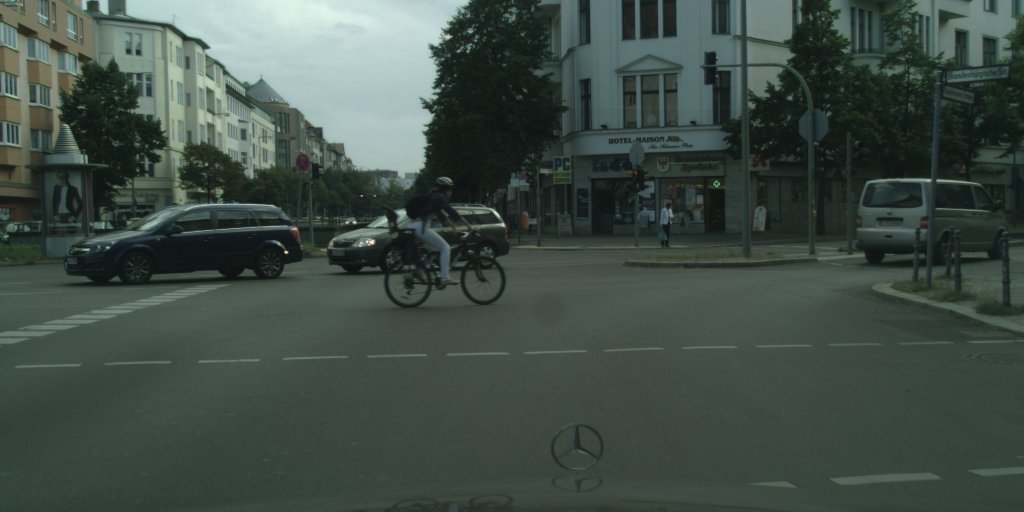
#> input picture Part 1/tfl_images_for_part_1/berlin_000003_000019_leftImg8bit.png, 2048 x 1024 px (shown at 1/2 size); its folder holds only this picture in this run
$ python part_1_find_lights.py --image '../Part 1/tfl_images_for_part_1/berlin_000003_000019_leftImg8bit.png' --dir '../Part 1/tfl_images_for_part_1'
#> lines starting #> are read from the running program, lines starting #| are printed output that depends on the picture
#> in test_find_tfl_lights, image is the input picture: shape (1024, 2048, 3); mean R, G, B 64.3, 77.4, 70.6
try:
    import os
    import json
    import glob
    import argparse

    import numpy as np
    from scipy import signal as sg
    import scipy.ndimage as ndimage
    from scipy.ndimage.filters import maximum_filter

    from PIL import Image

    import matplotlib.pyplot as plt
except ImportError:
    print("Need to fix the installation")
    raise


def find_tfl_lights(c_image: np.ndarray, **kwargs):
    """
    Detect candidates for TFL lights. Use c_image, kwargs and you imagination to implement
    :param c_image: The image itself as np.uint8, shape of (H, W, 3)
    :param kwargs: Whatever config you want to pass in here
    :return: 4-tuple of x_red, y_red, x_green, y_green
    """
    import skimage.transform as st

    from skimage.feature import peak_local_max
    #c_image = st.resize(c_image, (int(c_image.shape[0]*1), int(c_image.shape[1]*1)))

    green = c_image[:,:,1]
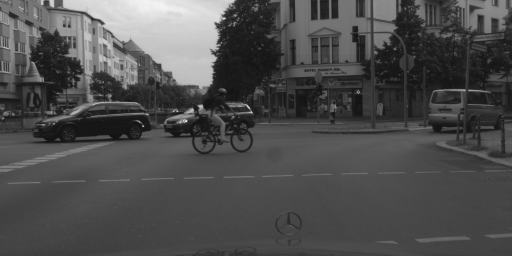
#> green: shape (1024, 2048) (shown at 1/4 size); min 18, max 255, mean 77.4
    red = c_image[:,:,0]
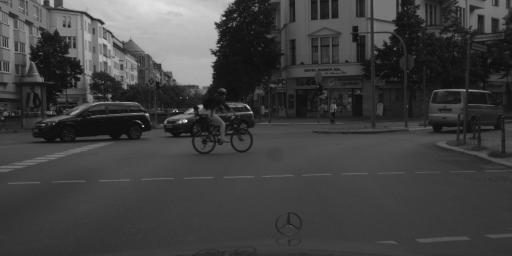
#> red: shape (1024, 2048) (shown at 1/4 size); min 0, max 255, mean 64.3

    filter_for_green = np.array([[-2, -2, -2, -2, -2],
                                [-2, -2, -2, -2, -2],
                                [-2, -1, -0.5, -1, -2],
                                [-1, 3, 5, 3, -1],
                                [-0.5, 5, 6, 5, -0.5],
                                [-1, 3, 5, 3, -1],
                                [-2, -1, -0.5, -1, -2]])

    filter_for_red = np.array([[-2, -1, -0.5, -1, -2],
                               [-1, 3, 5, 3, -1],
                               [-0.5, 5, 6, 5, -0.5],
                               [-1, 3, 5, 3, -1],
                               [-2, -1, -0.5, -1, -2],
                               [-2, -2, -2, -2, -2],
                               [-2, -2, -2, -2, -2]])


    green_processed_image = sg.convolve2d(green, filter_for_green)
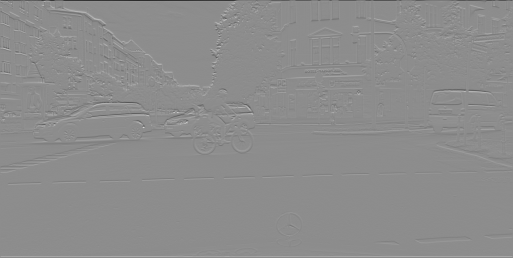
#> green_processed_image: shape (1030, 2052) float64 (shown at 1/4 size); min -6399, max 5196, mean 0; drawn with min black and max white
    red_processed_image = sg.convolve2d(red, filter_for_red)
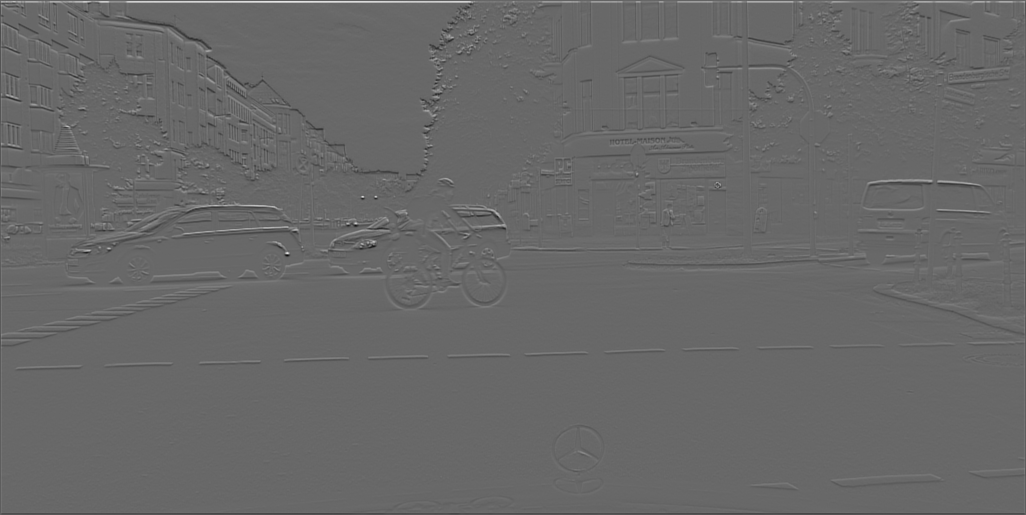
#> red_processed_image: shape (1030, 2052) float64 (shown at 1/2 size); min -4101.5, max 5915.5, mean 0; drawn with min black and max white

    coordinates_red = peak_local_max(red_processed_image, min_distance=20, num_peaks=10)
#> coordinates_red = [[506, 574], [393, 725], [393, 751], [447, 712], [411, 514], [483, 747], [253, 136], [455, 532], [411, 432], [500, 178]]
    coordinates_green = peak_local_max(green_processed_image, min_distance=20, num_peaks=10)
#> coordinates_green = [[449, 696], [508, 574], [490, 747], [495, 722], [503, 174], [455, 1009], [395, 725], [459, 208], [499, 219], [95, 872]]
    colors = [1]*len(coordinates_red)
#> colors = [1, 1, 1, 1, 1, 1, 1, 1, 1, 1]
    new_points = []
    for p in coordinates_red:
        new_points.append(p[::-1])
#> this loop made 10 passes
#> after the loop, new_points = [[574, 506], [725, 393], [751, 393], [712, 447], [514, 411], [747, 483], [136, 253], [532, 455], [432, 411], [178, 500]]
    for green in coordinates_green:
        for red in coordinates_red:
            if abs(green[0] - red[0]) < 20 and abs(green[1] - red[1]):
                # TODO: check RGB
                break
        else:
            new_points.append(green[::-1])
            colors.append(0)
#> this loop made 10 passes
#> after the loop, colors = [1, 1, 1, 1, 1, 1, 1, 1, 1, 1, 0]; new_points = [[574, 506], [725, 393], [751, 393], [712, 447], [514, 411], [747, 483], [136, 253], [532, 455], [432, 411], [178, 500], [872, 95]]

    # [6 lines of commented-out code are left out]
    return new_points, colors
    #return red_x, red_y, green_x, green_y


def show_image_and_gt(image, objs, fig_num=None):
    plt.figure(fig_num).clf()
    plt.imshow(image)
    labels = set()
    if objs is not None:
        for o in objs:
            poly = np.array(o['polygon'])[list(np.arange(len(o['polygon']))) + [0]]
            plt.plot(poly[:, 0], poly[:, 1], 'r', label=o['label'])
            labels.add(o['label'])
        if len(labels) > 1:
            plt.legend()


def test_find_tfl_lights(image_path, json_path=None, fig_num=None):
    """
    Run the attention code
    """
    image = np.array(Image.open(image_path))
    if json_path is None:
        objects = None
    else:
        gt_data = json.load(open(json_path))
        what = ['traffic light']
        objects = [o for o in gt_data['objects'] if o['label'] in what]

    show_image_and_gt(image, objects, fig_num)

#> (the run stopped early here; a loop or call above may not have finished)

$ run again, on Part 1/tfl_images_for_part_1/mainz_000003_010880_leftImg8bit.png
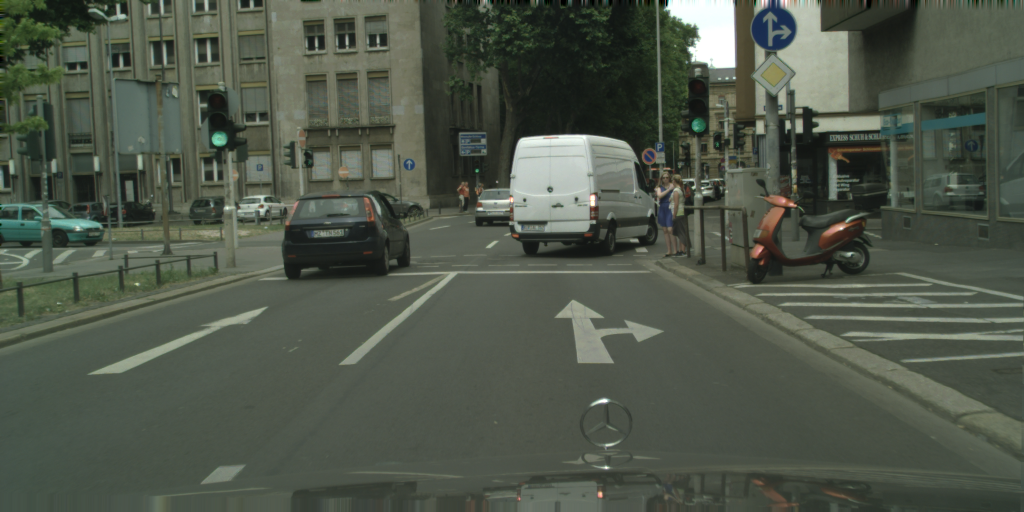
#> input picture Part 1/tfl_images_for_part_1/mainz_000003_010880_leftImg8bit.png, 2048 x 1024 px (shown at 1/2 size)
#> in test_find_tfl_lights, image is the input picture: shape (1024, 2048, 3); mean R, G, B 78.9, 86.5, 73.8
#> in find_tfl_lights, `green_processed_image = sg.convolve2d(green, filter_for_green)`:
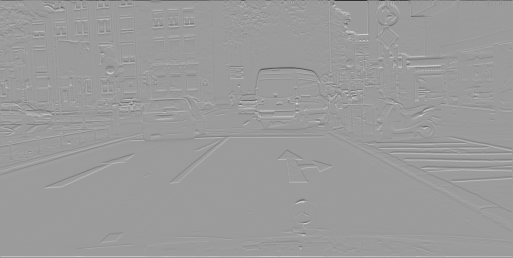
#> green_processed_image: shape (1030, 2052) float64 (shown at 1/4 size); min -6757.5, max 4334, mean 0; drawn with min black and max white
#> in find_tfl_lights, `red_processed_image = sg.convolve2d(red, filter_for_red)`:
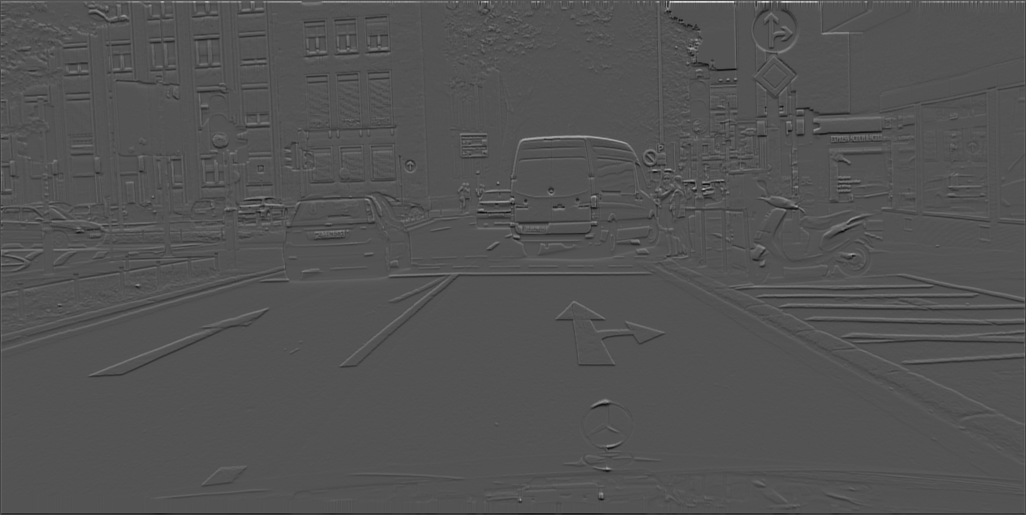
#> red_processed_image: shape (1030, 2052) float64 (shown at 1/2 size); min -3495, max 7196, mean 0; drawn with min black and max white
#> coordinates_red = [[378, 1406], [279, 1221], [277, 1061], [273, 1169], [273, 1112], [275, 1193], [393, 1190], [412, 1593], [97, 1382], [936, 1214]]
#> coordinates_green = [[461, 1685], [380, 1406], [414, 1189], [807, 1211], [940, 1214], [160, 1471], [406, 1026], [463, 157], [364, 1385], [137, 1470]]
#> in find_tfl_lights, `colors = [1]*len(coordinates_red)`: colors = [1, 1, 1, 1, 1, 1, 1, 1, 1, 1]
#> the loop in find_tfl_lights, `for p in coordinates_red:` made 10 passes
#> after the loop in find_tfl_lights, `for p in coordinates_red:`: new_points = [[1406, 378], [1221, 279], [1061, 277], [1169, 273], [1112, 273], [1193, 275], [1190, 393], [1593, 412], [1382, 97], [1214, 936]]
#> the loop in find_tfl_lights, `for green in coordinates_green:` made 10 passes
#> after the loop in find_tfl_lights, `for green in coordinates_green:`: colors = [1, 1, 1, 1, 1, 1, 1, 1, 1, 1, 0, 0, 0, 0, 0, 0]; new_points = [[1406, 378], [1221, 279], [1061, 277], [1169, 273], [1112, 273], [1193, 275], [1190, 393], [1593, 412], [1382, 97], [1214, 936], [1685, 461], [1211, 807], [1214, 940], [1471, 160], [157, 463], [1470, 137]]

$ run again, on Part 1/tfl_images_for_part_1/munster_000003_000019_leftImg8bit.png
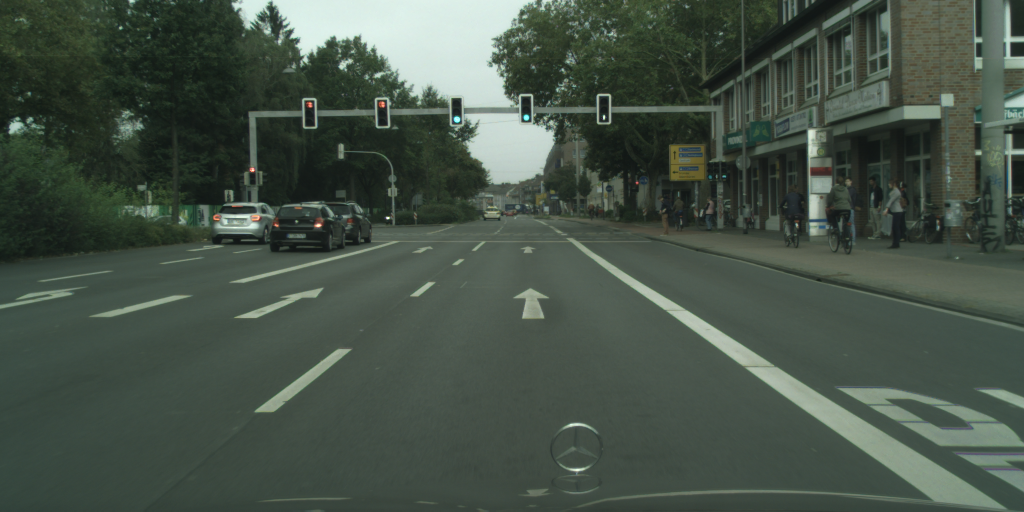
#> input picture Part 1/tfl_images_for_part_1/munster_000003_000019_leftImg8bit.png, 2048 x 1024 px (shown at 1/2 size)
#> in test_find_tfl_lights, image is the input picture: shape (1024, 2048, 3); mean R, G, B 70.2, 82.8, 71.8
#> in find_tfl_lights, `green_processed_image = sg.convolve2d(green, filter_for_green)`:
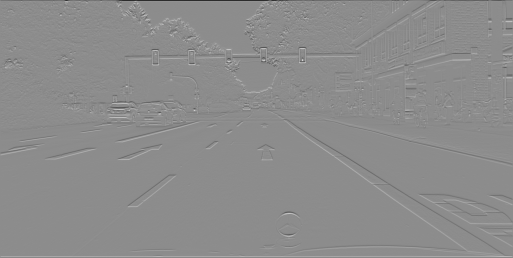
#> green_processed_image: shape (1030, 2052) float64 (shown at 1/4 size); min -6382.5, max 5214, mean 0; drawn with min black and max white
#> in find_tfl_lights, `red_processed_image = sg.convolve2d(red, filter_for_red)`:
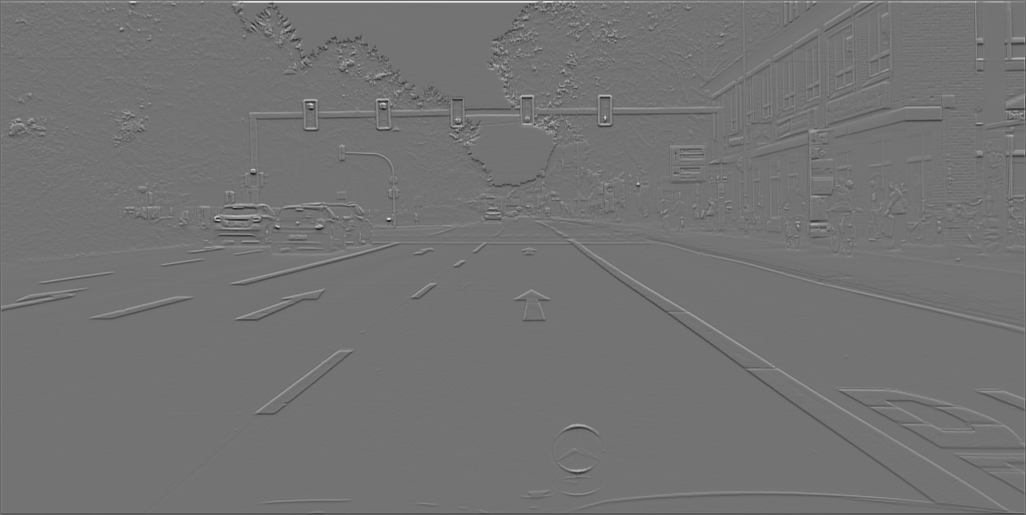
#> red_processed_image: shape (1030, 2052) float64 (shown at 1/2 size); min -4916, max 5937, mean 0; drawn with min black and max white
#> coordinates_red = [[437, 779], [234, 1210], [207, 768], [208, 623], [440, 436], [453, 556], [238, 912], [367, 1276], [339, 508], [432, 475]]
#> coordinates_green = [[440, 776], [241, 1209], [345, 508], [247, 915], [243, 1055], [456, 637], [438, 476], [198, 916], [470, 493], [194, 1205]]
#> in find_tfl_lights, `colors = [1]*len(coordinates_red)`: colors = [1, 1, 1, 1, 1, 1, 1, 1, 1, 1]
#> the loop in find_tfl_lights, `for p in coordinates_red:` made 10 passes
#> after the loop in find_tfl_lights, `for p in coordinates_red:`: new_points = [[779, 437], [1210, 234], [768, 207], [623, 208], [436, 440], [556, 453], [912, 238], [1276, 367], [508, 339], [475, 432]]
#> the loop in find_tfl_lights, `for green in coordinates_green:` made 10 passes
#> after the loop in find_tfl_lights, `for green in coordinates_green:`: colors = [1, 1, 1, 1, 1, 1, 1, 1, 1, 1, 0]; new_points = [[779, 437], [1210, 234], [768, 207], [623, 208], [436, 440], [556, 453], [912, 238], [1276, 367], [508, 339], [475, 432], [508, 345]]
